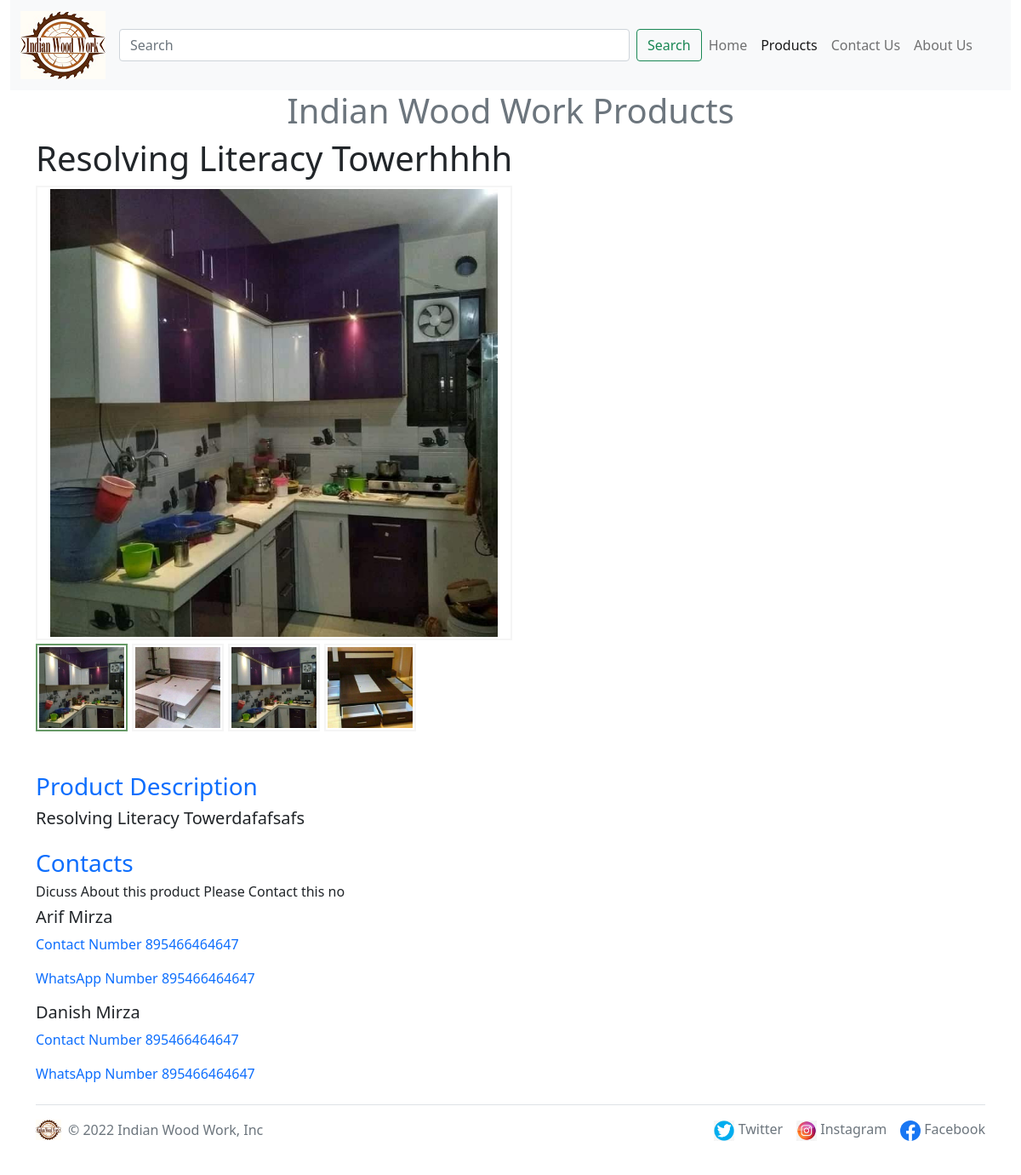
The app's page /productview/Resolving-Literacy2 with its own data.
### App/models.py (models this page shows, shortened)
class Product(models.Model):
    s_no = models.AutoField(primary_key=True)
    slug = models.CharField(default="", max_length=50)
    name = models.CharField(default="", max_length=150)
    description = models.CharField(default="", max_length=350)
    update = models.DateField(default=date.today)
    product_cat = models.CharField(default="", choices=product_category, max_length=400)
    smallimage = models.ImageField(upload_to='product/', default="")
    hdimage1 = models.ImageField(upload_to='product/', default="")
    hdimage2 = models.ImageField(upload_to='product/', default="")
    hdimage3 = models.ImageField(upload_to='product/', default="")
    hdimage4 = models.ImageField(upload_to='product/', default="")
    arifmobile = models.IntegerField(default=0)
    arifwhatspp = models.IntegerField(default=0)
    danishmobile = models.IntegerField(default=0)
    danishwhatspp = models.IntegerField(default=0)

### App/views.py (the view)
# urls.py: path("productview/<str:slug>", views.productview, name="product view"),
def productview(request, slug):
    products = Product.objects.get(slug=slug)
    param = {'data': products}
    return render(request, 'productview.html', param)

### template/productview.html (shortened to what this page needs)
{% extends 'base.html' %}
{% block product %}active{% endblock %}
{% load static %}
{% block body %}
<div class="container">
    <div class="row">
        <h1 class="text-center text-secondary">Indian Wood Work Products</h1>
    </div>
    <div class="col-6 col-sm-6 col-lg-12">
        <h1>{{data.name}}</h1>
        <ul id="glasscase" class="gc-start">
            <li><img src="/media/{{data.hdimage1}}" alt="Text"
                     data-gc-caption="{{data.name}}"/></li>
            <li><img src="/media/{{data.hdimage2}}" alt="Text"
                     data-gc-caption="{{data.name}}"/></li>
            <li><img src="/media/{{data.hdimage3}}" alt="Text"
                     data-gc-caption="{{data.name}}"/></li>
            <li><img src="/media/{{data.hdimage4}}" alt="Text"
                     data-gc-caption="{{data.name}}"/></li>
        </ul>
    </div>
    <div class="col-12 pt-5">
        <h3 class="text-primary">Product Description</h3>
        <h5>{{data.description}}</h5>
        <h3 class="text-primary pt-3">Contacts</h3>
        <h6>Dicuss About this product Please Contact this no </h6>
        <h5>Arif Mirza</h5>
        <p class="text-primary">Contact Number {{data.arifmobile}}</p>
        <p class="text-primary">WhatsApp Number {{data.arifwhatspp}}</p>
        <h5>Danish Mirza</h5>
        <p class="text-primary">Contact Number {{data.danishmobile}}</p>
        <p class="text-primary">WhatsApp Number {{data.danishwhatspp}}</p>
    </div>
</div>
{% endblock %}

### template/productview.html (style rules this page uses)
.glass-case * { -webkit-box-sizing: border-box !important; -moz-box-sizing: border-box !important; box-sizing: border-box !important; padding: 0; margin: 0; border: 0; }
.glass-case *:before, .glass-case *:after { -webkit-box-sizing: border-box !important; -moz-box-sizing: border-box !important; box-sizing: border-box !important; }
.glass-case ul { position: relative; top: 0; left: 0; margin: 0; border: 0; padding: 0; height: 100%; list-style: none; }
.glass-case ul li { position: relative; overflow: hidden; width: 100%; height: 100%; border: 2px solid #f5f5f5; padding: 2px; background-color: #fff; }
.gc-thumbs-area.gc-hz li { display: inline; float: left; max-width: 100%; max-height: 100%; margin-right: 5px; }
.glass-case ul li.gc-active, .glass-case ul li.gc-active:hover { border-color: #669966; cursor: default; }
.glass-case ul li .gc-li-display-container img { position: relative; top: 50%; left: 50%; }

### records on screen
Product: name "Resolving Literacy Towerhhhh", hdimage1 (picture), hdimage2 (picture), hdimage3 (picture), hdimage4 (picture), description "Resolving Literacy Towerdafafsafs", arifmobile "895466464647", arifwhatspp "895466464647", danishmobile "895466464647", danishwhatspp "895466464647"
